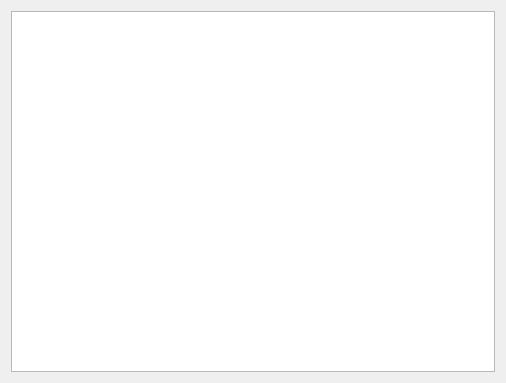
<?xml version="1.0" encoding="UTF-8"?>
<ui version="4.0">
 <class>MainWindow</class>
 <widget class="QMainWindow" name="MainWindow">
  <property name="geometry">
   <rect>
    <x>0</x>
    <y>0</y>
    <width>506</width>
    <height>383</height>
   </rect>
  </property>
  <property name="windowTitle">
   <string>MainWindow</string>
  </property>
  <widget class="QWidget" name="centralWidget">
   <layout class="QGridLayout" name="gridLayout">
    <item row="0" column="0">
     <widget class="QTableView" name="tableView">
      <property name="contextMenuPolicy">
       <enum>Qt::CustomContextMenu</enum>
      </property>
     </widget>
    </item>
   </layout>
  </widget>
 </widget>
 <layoutdefault spacing="6" margin="11"/>
 <resources/>
 <connections/>
</ui>
